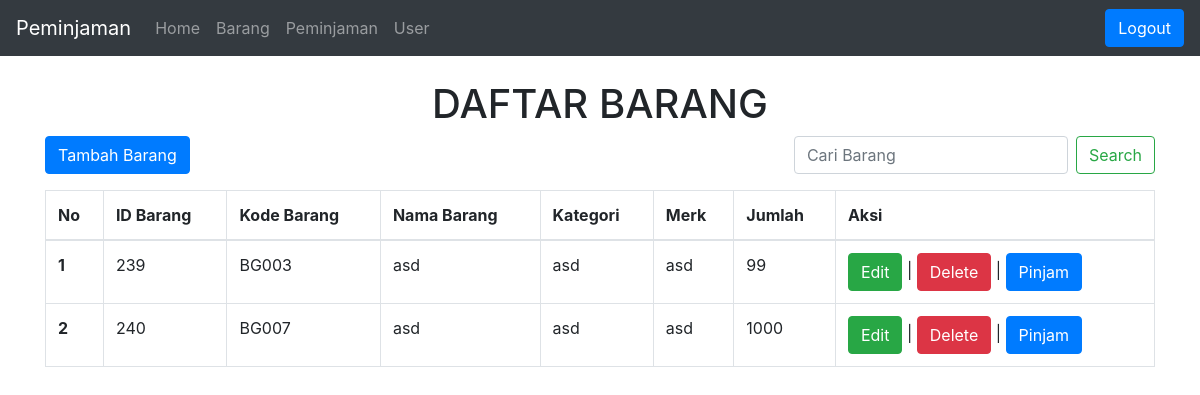
The page /barang.php (signed in) on the database as committed earlier.
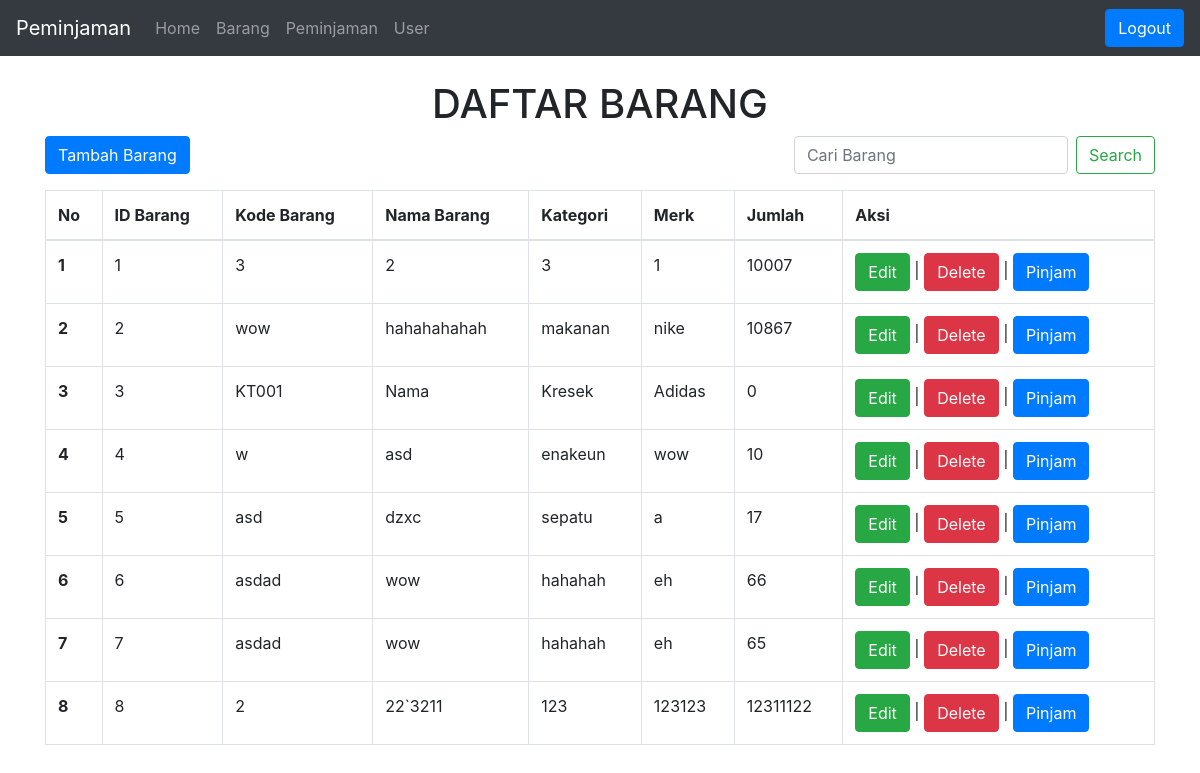
The same page on the database as committed later.
### tables this page shows
CREATE TABLE `barang` (
  `id_barang` int(11) NOT NULL,
  `kode_barang` varchar(11) NOT NULL,
  `nama_barang` varchar(70) NOT NULL,
  `merk` varchar(25) NOT NULL,
  `jenis` varchar(25) NOT NULL,
  `jumlah` int(10) NOT NULL
);

### database.php (called while the page is built, shortened)
<?php
$host = "localhost";
$user = "root";
$pass = "";
$dbname = "sas";
$koneksi = mysqli_connect($host, $user, $pass, $dbname) or die("Gagal terhubung dengan database " . mysqli_error($koneksi));
function tampildata1($tablename)
{
    global $koneksi;
    $hasil = mysqli_query($koneksi, "select * from $tablename");
    $rows = [];
    while ($row = mysqli_fetch_assoc($hasil)) {
        $rows[] = $row;
    }
    return $rows;
}
?>

### barang.php (the view, shortened to what this page needs)
<?php
require_once('database.php');
$search = isset($_GET['search']) ? $_GET['search'] : '';
$data = $search ? searchdata('barang', $search) : tampildata1('barang');
$nomor = 0;
?>
<!doctype html>
<html lang="en">
<head>
    <link rel="stylesheet" href="https://cdn.jsdelivr.net/npm/bootstrap@4.6.2/dist/css/bootstrap.min.css"
>
</head>
<body>
    <?php
    if ($_SESSION['status'] <> "login") {
        header("location:login.php?msg=belum_login");
    } else {
        require('navbar.php');
    }
    ?>
    <div class="container">
        <center>
            <h1>DAFTAR BARANG</h1>
        </center>
        <div class="d-flex justify-content-between mb-3">
            <a type="button" name="tambahBarang" class="btn btn-primary" href="tambahbarang.php">Tambah Barang</a>
            <form class="form-inline" method="get" action="">
                <input class="form-control mr-sm-2" type="search" placeholder="Cari Barang" aria-label="Search" name="search" value="<?php echo htmlspecialchars($search); ?>">
                <button class="btn btn-outline-success my-2 my-sm-0" type="submit">Search</button>
            </form>
        </div>
        <table class="table table-bordered">
            <thead>
                <tr>
                    <th scope="col">No</th>
                    <th scope="col">ID Barang</th>
                    <th scope="col">Kode Barang</th>
                    <th scope="col">Nama Barang</th>
                    <th scope="col">Kategori</th>
                    <th scope="col">Merk</th>
                    <th scope="col">Jumlah</th>
                    <th scope="col">Aksi</th>
                </tr>
            </thead>
            <tbody>
                <?php foreach ($data as $item): ?>
                <?php $nomor++; ?>
                <tr>
                    <th scope="row"><?php echo $nomor; ?></th>
                    <td><?php echo $item['id_barang']; ?></td>
                    <td><?php echo $item['kode_barang']; ?></td>
                    <td><?php echo $item['nama_barang']; ?></td>
                    <td><?php echo $item['jenis']; ?></td>
                    <td><?php echo $item['merk']; ?></td>
                    <td><?php echo $item['jumlah']; ?></td>
                    <td>
                        <?php echo "<a type='button' class='btn btn-success' href='edit.php?id=$item[id_barang]'>Edit</a> | <a type='button' class='btn btn-danger' href='javascript:hapusData(" . $item['id_barang'] . ")'>Delete</a> | <a type='button' class='btn btn-primary' href='formulirpinjam.php?id_barang=$item[id_barang]&kode_barang=$item[kode_barang]&nama_barang=$item[nama_barang]&jenis=$item[jenis]&merk=$item[merk]&jumlah=$item[jumlah]'>Pinjam</a>"; ?>
                    </td>
                </tr>
                <?php endforeach ?>
            </tbody>
        </table>
    </div>
</body>
</html>

Rows that differ between the two databases and show on the page:
removed barang: id_barang "239", kode_barang "BG003", nama_barang "asd", jenis "asd", merk "asd", jumlah "99"
removed barang: id_barang "240", kode_barang "BG007", nama_barang "asd", jenis "asd", merk "asd", jumlah "1000"
added barang: id_barang "1", kode_barang "3", nama_barang "2", jenis "3", merk "1", jumlah "10007"
added barang: id_barang "2", kode_barang "wow", nama_barang "hahahahahah", jenis "makanan", merk "nike", jumlah "10867"
added barang: id_barang "3", kode_barang "KT001", nama_barang "Nama", jenis "Kresek", merk "Adidas", jumlah "0"
added barang: id_barang "4", kode_barang "w", nama_barang "asd", jenis "enakeun", merk "wow", jumlah "10"
added barang: id_barang "5", kode_barang "asd", nama_barang "dzxc", jenis "sepatu", merk "a", jumlah "17"
added barang: id_barang "6", kode_barang "asdad", nama_barang "wow", jenis "hahahah", merk "eh", jumlah "66"
added barang: id_barang "7", kode_barang "asdad", nama_barang "wow", jenis "hahahah", merk "eh", jumlah "65"
added barang: id_barang "8", kode_barang "2", nama_barang "22`3211", jenis "123", merk "123123", jumlah "12311122"
